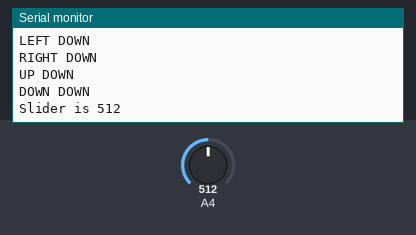
This sketch was run on a simulated Arduino Leonardo, built with avr-gcc and run on an emulated ATmega32U4. On the bench: the last lines printed to the serial monitor. The inputs (shaded band) are chosen by the test bench; at power-on: A4 = 512.

Above: at 1.2 s.
1.3 s: A4 set to 716
At 2.3 s:
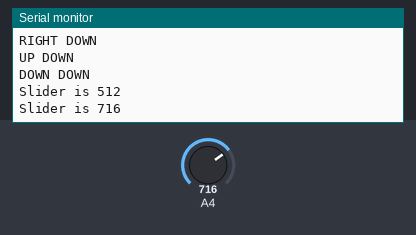
2.8 s: A4 set to 900
At 3.8 s:
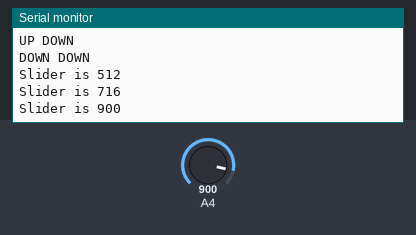
Timing chart, 0 to 5.8 s (numbered marks = the images above; inputs shaded):
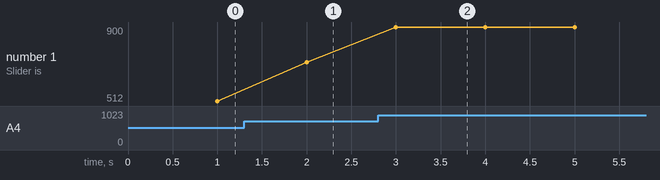

Measured:
- after the input at 1.3 s, the serial monitor: prints a new line after 0.70 s (image 1)
- after the input at 2.8 s, the serial monitor: prints a new line after 0.20 s (image 2)
- plotted number 1: 512 → 716 after the input at 1.3 s, 716 → 900 after the input at 2.8 s

The sketch:

Esplora2Motors.ino
```cpp
#include <Esplora.h>
#include <FlexiTimer2.h>

//   Motor parameters
//  int T = 2000; // ms
  int T, T1_active, T2_active, phase12;


//   For the Board Inputs
  // 4 Buttons
  int leftButton, rightButton, upButton, downButton;
  int lastLeft, lastRight, lastUp, lastDown;
  // Slider
  int sliderVal, lastSlider;

  void setup(){
    Serial.begin(9600);

//    Initializing Buttons
    lastLeft=HIGH;
    lastRight=HIGH;
    lastUp=HIGH;
    lastDown=HIGH;
//    Initializing Slider
    lastSlider = 0;

//    Initializing Motor parameters - all in milliseconds (ms)
    T = 2000;
    T1_active = 500;
    T2_active = 600;
    phase12   = 200;

//    Defining a timer
    FlexiTimer2::set(1000, timerFunc);
    FlexiTimer2::start();
  }

  void loop()
  {
    leftButton = Esplora.readButton(SWITCH_LEFT);
    rightButton = Esplora.readButton(SWITCH_RIGHT);
    upButton = Esplora.readButton(SWITCH_UP);
    downButton = Esplora.readButton(SWITCH_DOWN);
    sliderVal = Esplora.readSlider();
    if(leftButton==LOW && leftButton!=lastLeft)
    {
//      The Code
      Serial.println("LEFT DOWN");
    }
    if(rightButton==LOW && rightButton!=lastRight)
    {
      //The Code
      Serial.println("RIGHT DOWN");
    }
    if(upButton==LOW && upButton!=lastUp)
    {
      //The Code
      Serial.println("UP DOWN");
    }
    if(downButton==LOW && downButton!=lastDown)
    {
      //The Code
      Serial.println("DOWN DOWN");
    }
//    if(abs(sliderVal-lastSlider)>1)
//    {
//      //The Code
//      Serial.print("Slider Value is ");
//      Serial.println(sliderVal);
//    }
      lastLeft = leftButton;
      lastRight = rightButton;
      lastUp = upButton;
      lastDown=downButton;
      lastSlider=sliderVal;
  }


  void timerFunc()
  {
    Serial.print("Slider is "); Serial.println(sliderVal);
  }
```
